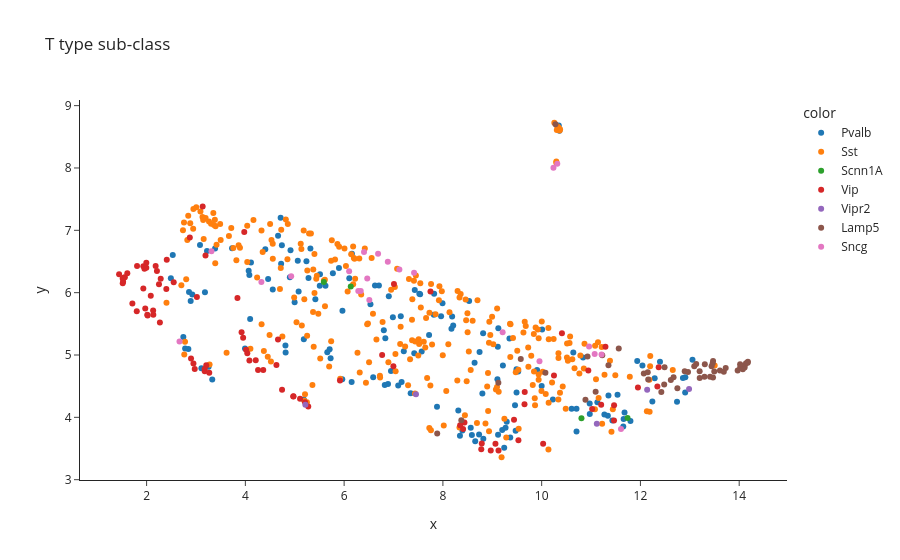

The notebook cell this image was saved under:
### Code cell
import pandas

plotly.express.scatter(x=embedding[:,0],
                       y=embedding[:,1],
                       template="simple_white",
                       hover_name=[m + ".swc" for m in cells_without_suffix],
                       color = metadata["T type sub-class"], title = "T type sub-class"
                      )

### Figure 1 — Plotly figure (JSON) as saved in the notebook; plotly's stock layout.template omitted (floating-point values rounded to 4 significant figures; data arrays with more than 128 entries replaced by an {"elided": "..."} marker saying what was removed)
{"data": [{"hovertemplate": "<b>%{hovertext}</b><br><br>color=Pvalb<br>x=%{x}<br>y=%{y}<extra></extra>", "hovertext": {"elided": "147 str values"}, "legendgroup": "Pvalb", "marker": {"color": "#1F77B4", "symbol": "circle"}, "mode": "markers", "name": "Pvalb", "orientation": "v", "showlegend": true, "type": "scatter", "x": {"elided": "147 float values"}, "xaxis": "x", "y": {"elided": "147 float values"}, "yaxis": "y"}, {"hovertemplate": "<b>%{hovertext}</b><br><br>color=Sst<br>x=%{x}<br>y=%{y}<extra></extra>", "hovertext": {"elided": "273 str values"}, "legendgroup": "Sst", "marker": {"color": "#FF7F0E", "symbol": "circle"}, "mode": "markers", "name": "Sst", "orientation": "v", "showlegend": true, "type": "scatter", "x": {"elided": "273 float values"}, "xaxis": "x", "y": {"elided": "273 float values"}, "yaxis": "y"}, {"hovertemplate": "<b>%{hovertext}</b><br><br>color=Scnn1A<br>x=%{x}<br>y=%{y}<extra></extra>", "hovertext": ["323834998.swc", "467782778.swc", "478888083.swc", "483111429.swc"], "legendgroup": "Scnn1A", "marker": {"color": "#2CA02C", "symbol": "circle"}, "mode": "markers", "name": "Scnn1A", "orientation": "v", "showlegend": true, "type": "scatter", "x": [6.134, 5.589, 10.81, 11.74], "xaxis": "x", "y": [6.1, 6.17, 3.987, 3.991], "yaxis": "y"}, {"hovertemplate": "<b>%{hovertext}</b><br><br>color=Vip<br>x=%{x}<br>y=%{y}<extra></extra>", "hovertext": ["514767977.swc", "515315072.swc", "524689239.swc", "535708196.swc", "535728342.swc", "561934585.swc", "565880475.swc", "567007144.swc", "569809287.swc", "569810649.swc", "570896413.swc", "582917630.swc", "601506507.swc", "604646725.swc", "605060256.swc", "605160536.swc", "639004612.swc", "639674270.swc", "640280740.swc", "644920227.swc", "648139266.swc", "657184390.swc", "658447323.swc", "661422439.swc", "668464797.swc", "680027413.swc", "681793778.swc", "691511791.swc", "691719142.swc", "692286150.swc", "692777680.swc", "694146546.swc", "694183636.swc", "694689662.swc", "694734857.swc", "696115308.swc", "697799017.swc", "697810838.swc", "700390241.swc", "700413526.swc", "709219898.swc", "715159651.swc", "730796336.swc", "736884821.swc", "738041476.swc", "738401019.swc", "738859085.swc", "739547189.swc", "739570508.swc", "742033571.swc", "742784488.swc", "743458377.swc", "743468218.swc", "743504177.swc", "744053590.swc", "744211669.swc", "744975652.swc", "755552030.swc", "755592855.swc", "755625849.swc", "758263126.swc", "759751429.swc", "760316107.swc", "760437219.swc", "760890074.swc", "761297232.swc", "761304075.swc", "761344650.swc", "761820827.swc", "761822060.swc", "763952780.swc", "764879591.swc", "778327002.swc", "796636728.swc", "796666943.swc", "797664123.swc", "797722932.swc", "804977071.swc", "809688289.swc", "829185764.swc", "829195312.swc", "831988252.swc", "836844418.swc", "844870606.swc", "887288382.swc", "898697809.swc", "898703349.swc"], "legendgroup": "Vip", "marker": {"color": "#D62728", "symbol": "circle"}, "mode": "markers", "name": "Vip", "orientation": "v", "showlegend": true, "type": "scatter", "x": [2.286, 1.957, 1.934, 3.955, 1.56, 2.269, 3.193, 2.4, 1.807, 3.018, 9.126, 2.875, 1.443, 1.973, 1.801, 6.77, 1.934, 3.135, 4.661, 12.37, 2.408, 2.021, 12.34, 1.524, 4.039, 4.082, 8.787, 2.209, 2.975, 2.085, 9.44, 1.538, 10.41, 1.994, 2.9, 9.529, 2.549, 6.998, 2.183, 3.978, 10.94, 3.924, 5.209, 8.436, 8.969, 7.009, 9.064, 3.177, 4.973, 9.652, 3.208, 10.25, 11.21, 10.03, 2.251, 3.84, 8.409, 8.777, 4.743, 3.176, 4.971, 4.629, 11.29, 11.02, 7.748, 1.609, 8.349, 2.132, 1.516, 11.47, 4.257, 9.657, 5.916, 5.274, 11.95, 4.21, 4.362, 4.014, 5.107, 1.712, 11.47, 2.136, 3.269, 2.014, 2.948, 1.994, 1.516], "xaxis": "x", "y": [6.222, 6.383, 6.425, 5.276, 6.249, 5.523, 6.594, 6.061, 6.429, 5.932, 3.467, 6.884, 6.293, 5.747, 5.701, 5.001, 6.065, 7.381, 5.25, 4.803, 6.528, 5.632, 4.494, 6.176, 5.028, 4.911, 3.581, 6.346, 4.777, 5.952, 3.96, 6.24, 5.349, 6.478, 4.943, 3.634, 6.167, 4.821, 6.428, 6.975, 4.75, 5.364, 4.241, 3.916, 3.468, 6.138, 3.576, 4.738, 4.338, 4.208, 4.834, 4.671, 4.201, 3.578, 6.135, 5.913, 3.814, 3.489, 4.444, 4.777, 4.334, 4.839, 5.131, 4.136, 6.017, 6.311, 3.874, 5.714, 6.227, 4.194, 4.758, 4.408, 4.591, 4.174, 4.478, 4.914, 4.758, 5.084, 4.298, 5.828, 3.95, 5.647, 4.714, 5.646, 4.863, 6.401, 6.153], "yaxis": "y"}, {"hovertemplate": "<b>%{hovertext}</b><br><br>color=Vipr2<br>x=%{x}<br>y=%{y}<extra></extra>", "hovertext": ["569072334.swc", "573404307.swc", "579662957.swc", "580145037.swc", "590558808.swc"], "legendgroup": "Vipr2", "marker": {"color": "#9467BD", "symbol": "circle"}, "mode": "markers", "name": "Vipr2", "orientation": "v", "showlegend": true, "type": "scatter", "x": [12.14, 5.215, 12.98, 11.12, 7.455], "xaxis": "x", "y": [4.441, 4.201, 4.454, 3.898, 4.368], "yaxis": "y"}, {"hovertemplate": "<b>%{hovertext}</b><br><br>color=Lamp5<br>x=%{x}<br>y=%{y}<extra></extra>", "hovertext": ["637846989.swc", "638212024.swc", "642124659.swc", "644941196.swc", "644994103.swc", "645169930.swc", "648582997.swc", "652300499.swc", "652305423.swc", "652812484.swc", "659697295.swc", "667492234.swc", "669523148.swc", "691665864.swc", "691685873.swc", "707666779.swc", "711483278.swc", "716832846.swc", "717637005.swc", "717675736.swc", "731882356.swc", "731917470.swc", "739810705.swc", "746086313.swc", "761409397.swc", "764341238.swc", "764391439.swc", "764896381.swc", "764897253.swc", "764902677.swc", "764902707.swc", "823681740.swc", "823719680.swc", "825522397.swc", "825549510.swc", "826712572.swc", "827347629.swc", "827447865.swc", "827524052.swc", "827573535.swc", "828803869.swc", "855275163.swc", "866267921.swc", "870661094.swc", "888108541.swc", "889183564.swc", "889235347.swc"], "legendgroup": "Lamp5", "marker": {"color": "#8C564B", "symbol": "circle"}, "mode": "markers", "name": "Lamp5", "orientation": "v", "showlegend": true, "type": "scatter", "x": [12.49, 9.123, 10.28, 9.577, 12.75, 14.02, 10.89, 13.44, 13.09, 11.56, 13.97, 14.11, 13.3, 13.2, 13.47, 12.48, 12.42, 10.08, 13.69, 12.62, 11.23, 12.07, 13.46, 14.11, 10.93, 13.13, 14.18, 12.15, 12.16, 13.2, 13.61, 14.02, 13.73, 7.885, 14.14, 14.17, 12.9, 12.67, 13.5, 13.3, 14.07, 11.35, 11.09, 12.96, 8.373, 13.41, 13.47], "xaxis": "x", "y": [4.804, 4.555, 8.702, 4.936, 4.466, 4.804, 4.282, 4.818, 4.82, 5.106, 4.75, 4.798, 4.651, 4.738, 4.904, 4.525, 4.405, 4.715, 4.732, 4.598, 4.996, 4.703, 4.868, 4.828, 4.976, 4.854, 4.89, 4.722, 4.608, 4.63, 4.75, 4.85, 4.792, 3.74, 4.868, 4.875, 4.741, 4.645, 4.734, 4.853, 4.773, 4.837, 4.411, 4.729, 3.953, 4.651, 4.639], "yaxis": "y"}, {"hovertemplate": "<b>%{hovertext}</b><br><br>color=Sncg<br>x=%{x}<br>y=%{y}<extra></extra>", "hovertext": ["643536919.swc", "652516963.swc", "714485370.swc", "714755043.swc", "714936352.swc", "716298521.swc", "743001170.swc", "763912380.swc", "799776604.swc", "813500978.swc", "830434392.swc", "855357345.swc", "855791035.swc", "857223181.swc", "857296784.swc", "859621160.swc", "859655391.swc", "861736319.swc", "861765455.swc", "861769605.swc", "862596299.swc", "913928092.swc"], "legendgroup": "Sncg", "marker": {"color": "#E377C2", "symbol": "circle"}, "mode": "markers", "name": "Sncg", "orientation": "v", "showlegend": true, "type": "scatter", "x": [4.324, 11.61, 2.666, 7.119, 9.209, 11.07, 6.884, 6.336, 10.32, 9.956, 4.928, 10.24, 7.416, 6.51, 3.314, 10.96, 6.468, 11.21, 6.403, 6.688, 6.287, 6.101], "xaxis": "x", "y": [6.17, 3.814, 5.215, 6.373, 5.365, 5.018, 6.496, 6.025, 8.066, 4.899, 6.263, 8.004, 6.32, 5.882, 6.665, 5.135, 6.229, 5.007, 6.651, 6.626, 6.028, 6.342], "yaxis": "y"}], "layout": {"autosize": true, "legend": {"title": {"text": "color"}, "tracegroupgap": 0}, "title": {"text": "T type sub-class"}, "xaxis": {"anchor": "y", "autorange": true, "domain": [0, 1], "range": [0.6692, 14.95], "title": {"text": "x"}, "type": "linear"}, "yaxis": {"anchor": "x", "autorange": true, "domain": [0, 1], "range": [2.917, 9.168], "title": {"text": "y"}, "type": "linear"}}}
